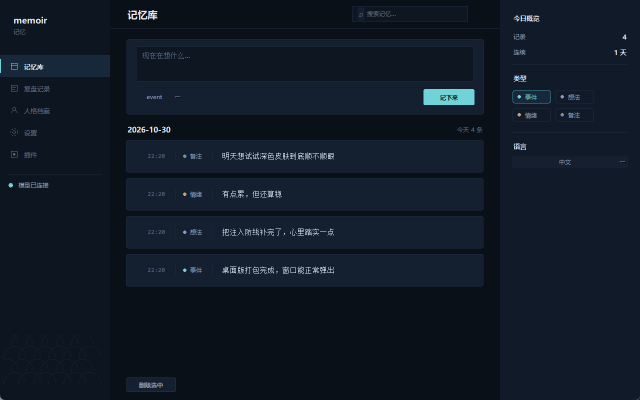
#> input picture design/desktop-dark.png, 1280 x 800 px (shown at 1/2 size)
$ python set_icon.py ../design/desktop-dark.png
#> lines starting #> are read from the running program, lines starting #| are printed output that depends on the picture; after the words box and inside, x2 and y2 are one past the last pixel; in counts of white or black regions, pixels touching at a corner belong together
"""一键换图标：从任意图片生成 .ico 并更新桌面快捷方式。

为什么要有这个脚本：
Windows 会缓存图标，直接覆盖同名 .ico 往往不生效，得手动清 iconcache、
重启资源管理器。这里改了个思路——**文件名带上内容哈希**，换了图就是新文件，
缓存自然失效，不用再折腾。

用法：
    python tools/set_icon.py 路径/图.jpg
    python tools/set_icon.py 图.jpg --box 0.2,0.05,0.8,0.7   # 自定义裁切比例
"""

from __future__ import annotations

import argparse
import hashlib
import subprocess
import sys
from pathlib import Path

try:
    from PIL import Image, ImageDraw
except ImportError:
    print("需要 Pillow：pip install pillow")
    raise SystemExit(1)

ROOT = Path(__file__).resolve().parents[1]
ICON_DIR = ROOT / "design" / "icons"
SIZES = [(16, 16), (24, 24), (32, 32), (48, 48), (64, 64), (128, 128), (256, 256)]


def build_ico(src: Path, box: tuple[float, float, float, float], radius: float = 0.22) -> Path:
#> called with box = (0.18, 0.06, 0.82, 0.7), radius = 0.22
    img = Image.open(src).convert("RGB")
#> img is the input picture: PIL image 1280x800 RGB; mean R, G, B 16.7, 25.5, 37.9
    w, h = img.size
#> w = 1280; h = 800
    crop = img.crop((int(w * box[0]), int(h * box[1]), int(w * box[2]), int(h * box[3])))
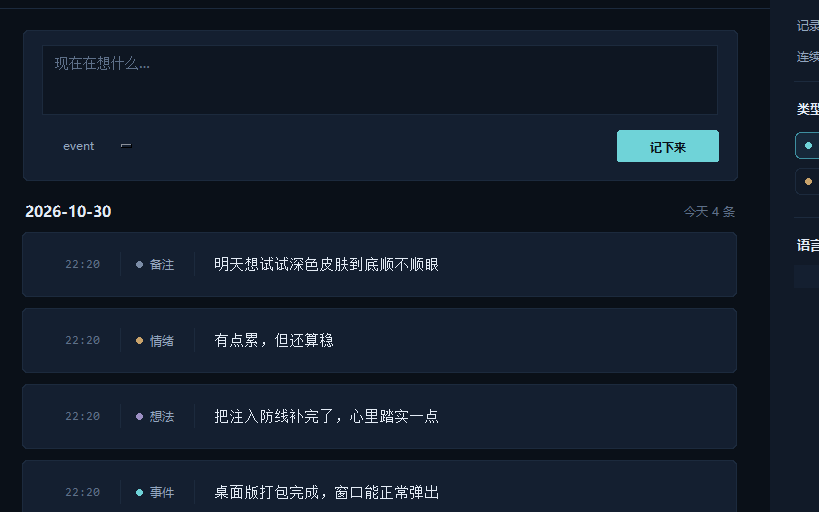
#> crop: PIL image 819x512 RGB; mean R, G, B 19.6, 29.7, 43.5
    squared = crop.resize((256, 256), Image.LANCZOS)
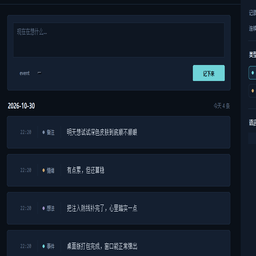
#> squared: PIL image 256x256 RGB; mean R, G, B 19.7, 29.6, 43.5

    mask = Image.new("L", (256, 256), 0)
#> mask: PIL image 256x256 L; every value is 0
    ImageDraw.Draw(mask).rounded_rectangle([0, 0, 255, 255], radius=int(256 * radius), fill=255)
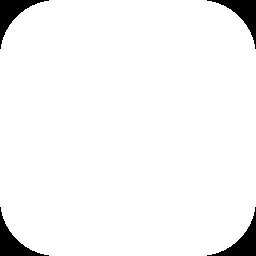
#> mask: PIL image 256x256 L; 95.8% white; 4 black regions, box (x1, y1, x2, y2) and area: (0, 0, 49, 49) 691, (207, 0, 256, 49) 691, (0, 207, 49, 256) 691, (207, 207, 256, 256) 691
    rounded = Image.new("RGBA", (256, 256), (0, 0, 0, 0))
#> rounded: PIL image 256x256 RGBA; every value is 0
    rounded.paste(squared, (0, 0), mask)
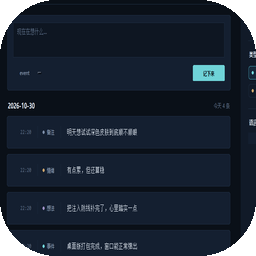
#> rounded: PIL image 256x256 RGBA; mean R, G, B, A 19, 28.6, 42, 244.2; transparent parts drawn white

    digest = hashlib.sha1(rounded.tobytes()).hexdigest()[:8]
#> digest = '43571898'
    ICON_DIR.mkdir(parents=True, exist_ok=True)
    dst = ICON_DIR / f"memoir-{digest}.ico"
    rounded.save(dst, format="ICO", sizes=SIZES)
    return dst


def update_shortcut(ico: Path) -> str:
    """把桌面快捷方式的图标指过去。文件名变了，缓存不会挡。"""
    if sys.platform != "win32":
        return "非 Windows，跳过快捷方式"
    ps = (
        "$ws = New-Object -ComObject WScript.Shell; "
        "$lnk = Join-Path ([Environment]::GetFolderPath('Desktop')) 'memoir 记忆.lnk'; "
        "if (Test-Path $lnk) { "
        f"$sc = $ws.CreateShortcut($lnk); $sc.IconLocation = '{ico},0'; $sc.Save(); "
        "'updated' } else { 'shortcut not found' }"
    )
    out = subprocess.run(["powershell", "-NoProfile", "-Command", ps],
                         capture_output=True, text=True)
    return (out.stdout or out.stderr).strip()


def main() -> int:
    ap = argparse.ArgumentParser(description="从图片生成图标并更新桌面快捷方式")
    ap.add_argument("image", help="源图片路径")
    ap.add_argument("--box", default="0.18,0.06,0.82,0.70",
                    help="裁切比例 left,top,right,bottom，默认聚焦人脸")
    ap.add_argument("--radius", type=float, default=0.22, help="圆角比例")
    args = ap.parse_args()

    src = Path(args.image).expanduser()
    if not src.is_file():
        print(f"找不到图片：{src}")
        return 1
    box = tuple(float(x) for x in args.box.split(","))
    if len(box) != 4:
        print("--box 需要四个数")
        return 1

    ico = build_ico(src, box, args.radius)  # type: ignore[arg-type]
    print(f"图标已生成：{ico}")
#| 图标已生成：design/icons/memoir-43571898.ico
    print(f"快捷方式：{update_shortcut(ico)}")
#| 快捷方式：非 Windows，跳过快捷方式
    print("文件名带内容哈希，改了图就是新文件，不用清缓存。")
    return 0


if __name__ == "__main__":
    raise SystemExit(main())
#> (the program exits here)

$ run again, on design/desktop-webview.png
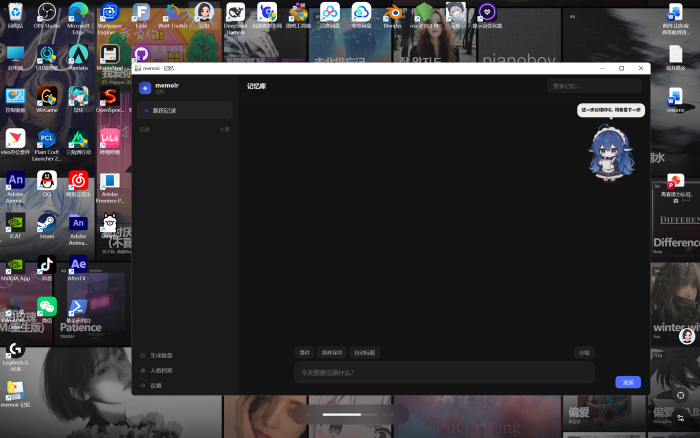
#> input picture design/desktop-webview.png, 1400 x 875 px (shown at 1/2 size)
#> in build_ico, img is the input picture: PIL image 1400x875 RGB; mean R, G, B 51.1, 50, 52.2
#> in build_ico, `crop = img.crop((int(w * box[0]), int(h * box[1]), int(w * box[2]), in..`:
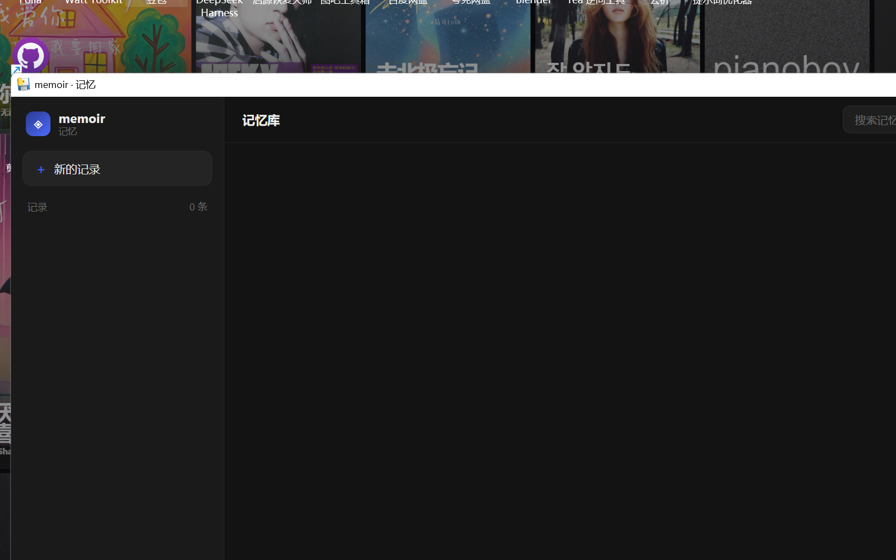
#> crop: PIL image 896x560 RGB; mean R, G, B 38.3, 38, 38.3
#> in build_ico, `rounded.paste(squared, (0, 0), mask)`:
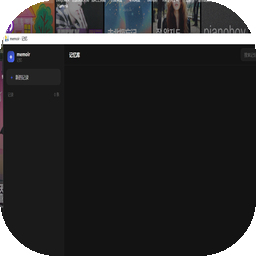
#> rounded: PIL image 256x256 RGBA; mean R, G, B, A 35.8, 35.9, 36.3, 244.2; transparent parts drawn white
#> digest = '825476a3'
#| 图标已生成：design/icons/memoir-825476a3.ico
#| 快捷方式：非 Windows，跳过快捷方式

$ run again, on design/mockup-memory.png
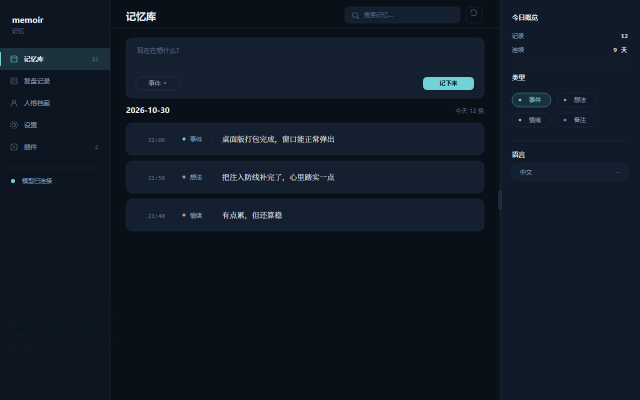
#> input picture design/mockup-memory.png, 1280 x 800 px (shown at 1/2 size)
#> in build_ico, img is the input picture: PIL image 1280x800 RGB; mean R, G, B 16.3, 24.9, 36.9
#> in build_ico, `crop = img.crop((int(w * box[0]), int(h * box[1]), int(w * box[2]), in..`:
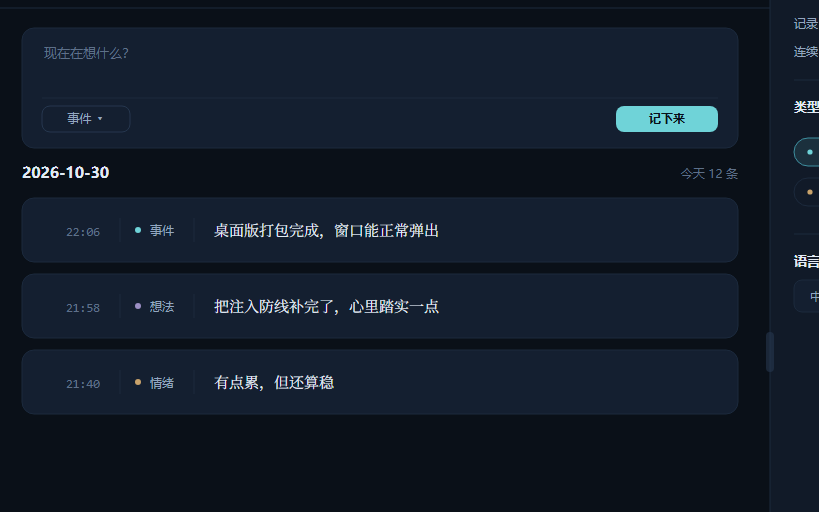
#> crop: PIL image 819x512 RGB; mean R, G, B 18.5, 28, 41.2
#> in build_ico, `rounded.paste(squared, (0, 0), mask)`:
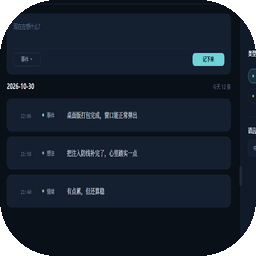
#> rounded: PIL image 256x256 RGBA; mean R, G, B, A 17.9, 27.1, 39.8, 244.2; transparent parts drawn white
#> digest = '665b0f3c'
#| 图标已生成：design/icons/memoir-665b0f3c.ico
#| 快捷方式：非 Windows，跳过快捷方式
